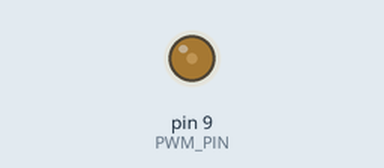
Recording of a sketch running on a simulated Arduino Uno, built with avr-gcc and run on an emulated ATmega328P. Shown: output pins drawn as LEDs (lit = HIGH). What the sketch prints to the serial monitor is not drawn.

Above: at 0.05 s.
At 3.75 s:
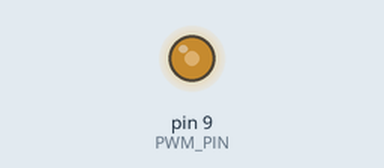
At 7.45 s:
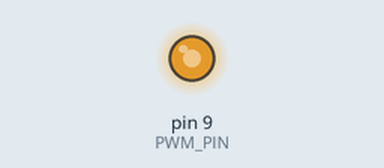
At 14.95 s:
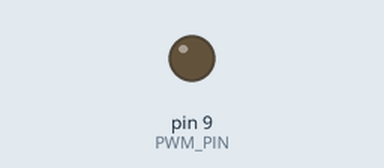
Timing chart, 0 to 19.5 s (numbered marks = the images above):
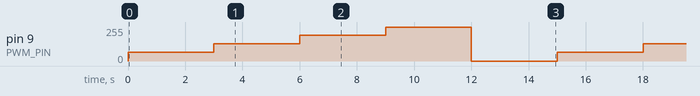

Measured:
- by itself, pin 9 (PWM_PIN): repeats every 15.0 s: 128/255 3.0 s, 192/255 3.0 s, 255/255 3.0 s, 0/255 3.0 s, 64/255 3.0 s

The sketch:

pwm-filtre.ino
```cpp
// PWM'den doğru gerilim: D9'un 490 Hz'lik PWM'i 10 kΩ ve 10 µF'lık bir alçak geçiren süzgeçten
// geçince kondansatörde neredeyse düz bir gerilim kalır: V ≈ 5 V · doluluk / 255.
// Doluluk her 3 saniyede bir değişir; voltmetre kondansatörün gerilimini gösterir.
const int PWM_PIN = 9;
const int duties[] = { 64, 128, 192, 255, 0 };

void setup() {
  Serial.begin(9600);
  pinMode(PWM_PIN, OUTPUT);
}

void loop() {
  for (int i = 0; i < 5; i++) {
    analogWrite(PWM_PIN, duties[i]);
    Serial.print("Doluluk ");
    Serial.print(duties[i]);
    Serial.print("/255 → beklenen ");
    Serial.print(5.0 * duties[i] / 255.0, 2);
    Serial.println(" V");
    delay(3000);
  }
}
```
